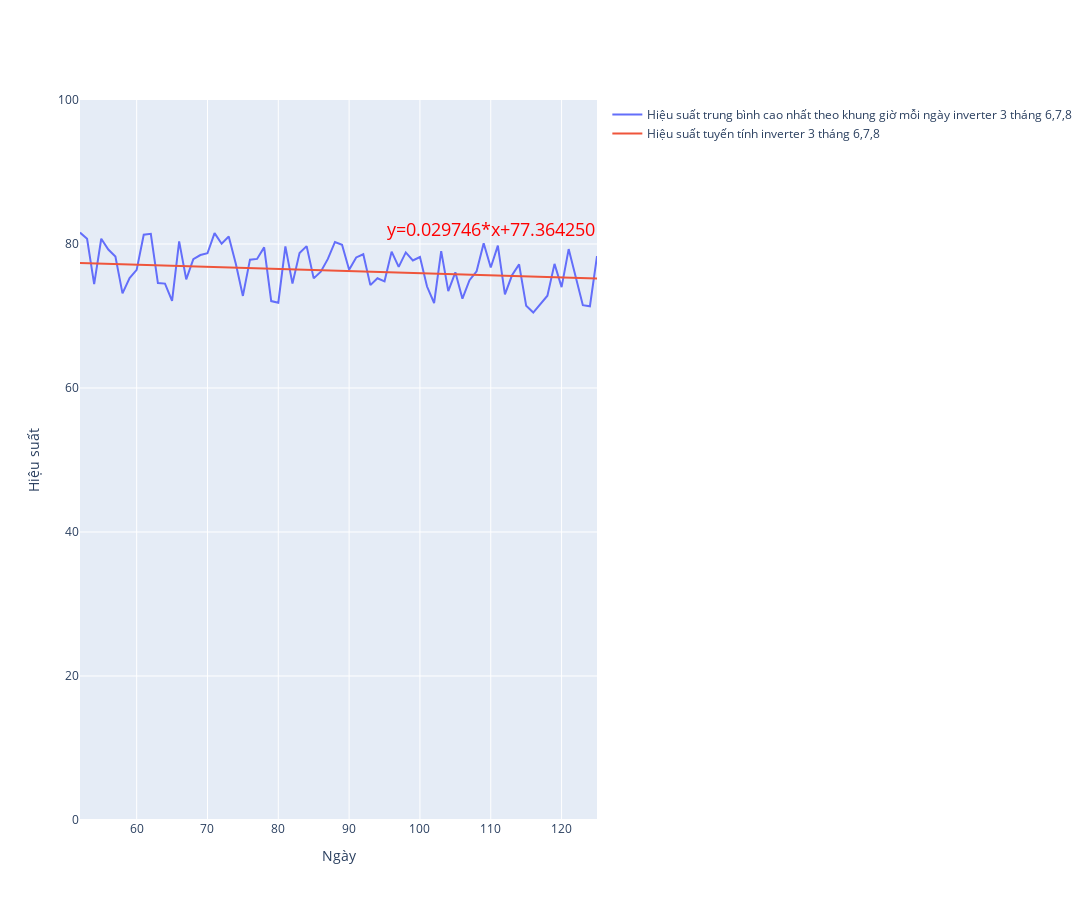

Here is the notebook cell this chart was saved with:
### Code cell
fig31 = go.Figure()
fig31.add_trace(go.Scatter(
    x=df31.index,
    y=df31['Hieu suat'],
    name="Hiệu suất trung bình cao nhất theo khung giờ mỗi ngày inverter 3 tháng 6,7,8 "))
fig31.add_trace(go.Scatter(
    x=df31.index,
    y=df31['Hieu suat tuyen tinh'],
    name="Hiệu suất tuyến tính inverter 3 tháng 6,7,8"))
fig31.update_layout(yaxis_range=[0, 100])
fig31.update_xaxes(title_text="Ngày")
fig31.update_yaxes(title_text="Hiệu suất")
fig31.update_layout(height=900)
fig31.update_layout(width=1500)
fig31.add_annotation(
    text="y=0.029746*x+77.364250",
    xref="paper",
    yref="paper",
    x=1,
    y=0.84,
    showarrow=False,
    font=dict(
        size=18,
        color="red"
    )
)
fig31.show()

### Figure 1 — Plotly figure (JSON) as saved in the notebook; plotly's stock layout.template omitted (floating-point values rounded to 4 significant figures)
{"data": [{"name": "Hiệu suất trung bình cao nhất theo khung giờ mỗi ngày inverter 3 tháng 6,7,8 ", "type": "scatter", "x": [52, 53, 54, 55, 56, 57, 58, 59, 60, 61, 62, 63, 64, 65, 66, 67, 68, 69, 70, 71, 72, 73, 74, 75, 76, 77, 78, 79, 80, 81, 82, 83, 84, 85, 86, 87, 88, 89, 90, 91, 92, 93, 94, 95, 96, 97, 98, 99, 100, 101, 102, 103, 104, 105, 106, 107, 108, 109, 110, 111, 112, 113, 114, 115, 116, 117, 118, 119, 120, 121, 122, 123, 124, 125], "y": [81.58, 80.73, 74.42, 80.73, 79.23, 78.25, 73.13, 75.28, 76.41, 81.29, 81.41, 74.57, 74.5, 72.1, 80.37, 75.09, 77.88, 78.47, 78.71, 81.52, 80.04, 81.03, 77.25, 72.79, 77.82, 77.93, 79.53, 72.07, 71.85, 79.68, 74.5, 78.74, 79.7, 75.22, 76.15, 77.93, 80.28, 79.88, 76.42, 78.13, 78.58, 74.29, 75.24, 74.82, 78.94, 76.82, 78.83, 77.72, 78.2, 74.09, 71.81, 79.0, 73.45, 76.07, 72.41, 74.98, 76.21, 80.1, 76.74, 79.77, 73.01, 75.65, 77.17, 71.41, 70.47, 71.61, 72.82, 77.24, 74.01, 79.29, 75.57, 71.51, 71.35, 78.32]}, {"name": "Hiệu suất tuyến tính inverter 3 tháng 6,7,8", "type": "scatter", "x": [52, 53, 54, 55, 56, 57, 58, 59, 60, 61, 62, 63, 64, 65, 66, 67, 68, 69, 70, 71, 72, 73, 74, 75, 76, 77, 78, 79, 80, 81, 82, 83, 84, 85, 86, 87, 88, 89, 90, 91, 92, 93, 94, 95, 96, 97, 98, 99, 100, 101, 102, 103, 104, 105, 106, 107, 108, 109, 110, 111, 112, 113, 114, 115, 116, 117, 118, 119, 120, 121, 122, 123, 124, 125], "y": [77.36, 77.33, 77.3, 77.28, 77.25, 77.22, 77.19, 77.16, 77.13, 77.1, 77.07, 77.04, 77.01, 76.98, 76.95, 76.92, 76.89, 76.86, 76.83, 76.8, 76.77, 76.74, 76.71, 76.68, 76.65, 76.62, 76.59, 76.56, 76.53, 76.5, 76.47, 76.44, 76.41, 76.38, 76.35, 76.32, 76.29, 76.26, 76.23, 76.2, 76.17, 76.14, 76.11, 76.09, 76.06, 76.03, 76.0, 75.97, 75.94, 75.91, 75.88, 75.85, 75.82, 75.79, 75.76, 75.73, 75.7, 75.67, 75.64, 75.61, 75.58, 75.55, 75.52, 75.49, 75.46, 75.43, 75.4, 75.37, 75.34, 75.31, 75.28, 75.25, 75.22, 75.19]}], "layout": {"annotations": [{"font": {"color": "red", "size": 18}, "showarrow": false, "text": "y=0.029746*x+77.364250", "x": 1, "xref": "paper", "y": 0.84, "yref": "paper"}], "height": 900, "width": 1500, "xaxis": {"title": {"text": "Ngày"}}, "yaxis": {"range": [0, 100], "title": {"text": "Hiệu suất"}}}}
